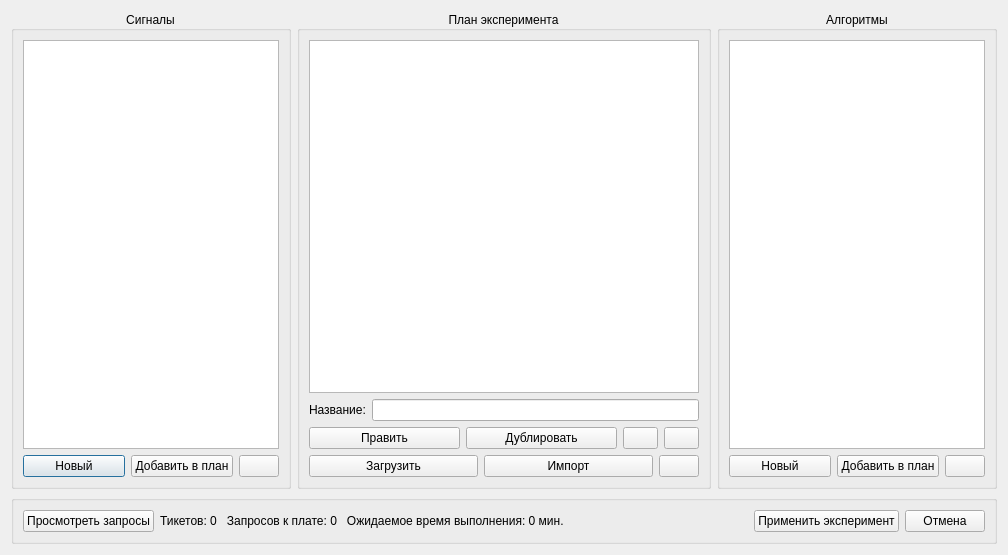
<?xml version="1.0" encoding="UTF-8"?>
<ui version="4.0">
 <class>Dialog</class>
 <widget class="QDialog" name="Dialog">
  <property name="geometry">
   <rect>
    <x>0</x>
    <y>0</y>
    <width>1008</width>
    <height>555</height>
   </rect>
  </property>
  <property name="windowTitle">
   <string>План эксперимента</string>
  </property>
  <layout class="QVBoxLayout" name="verticalLayout_6">
   <item>
    <layout class="QVBoxLayout" name="verticalLayout">
     <item>
      <layout class="QHBoxLayout" name="horizontalLayout_3" stretch="0,1,0">
       <item>
        <widget class="QGroupBox" name="groupBox">
         <property name="title">
          <string>Сигналы</string>
         </property>
         <property name="alignment">
          <set>Qt::AlignCenter</set>
         </property>
         <layout class="QVBoxLayout" name="verticalLayout_4">
          <item>
           <layout class="QVBoxLayout" name="verticalLayout_2">
            <item>
             <widget class="QListView" name="exp_list"/>
            </item>
            <item>
             <layout class="QHBoxLayout" name="horizontalLayout_4" stretch="1,1,0">
              <item>
               <widget class="QPushButton" name="button_new_signal">
                <property name="text">
                 <string>Новый</string>
                </property>
               </widget>
              </item>
              <item>
               <widget class="QPushButton" name="button_add_exp">
                <property name="text">
                 <string>Добавить в план</string>
                </property>
               </widget>
              </item>
              <item>
               <widget class="QPushButton" name="button_delete">
                <property name="text">
                 <string/>
                </property>
                <property name="icon">
                 <iconset>
                  <normaloff>../icons/delete-bin-line.svg</normaloff>../icons/delete-bin-line.svg</iconset>
                </property>
               </widget>
              </item>
             </layout>
            </item>
           </layout>
          </item>
         </layout>
        </widget>
       </item>
       <item>
        <widget class="QGroupBox" name="groupBox_2">
         <property name="title">
          <string>План эксперимента</string>
         </property>
         <property name="alignment">
          <set>Qt::AlignCenter</set>
         </property>
         <layout class="QVBoxLayout" name="verticalLayout_5">
          <item>
           <layout class="QVBoxLayout" name="verticalLayout_3">
            <item>
             <widget class="QListView" name="plan_list"/>
            </item>
            <item>
             <layout class="QHBoxLayout" name="horizontalLayout">
              <item>
               <widget class="QLabel" name="label">
                <property name="text">
                 <string>Название:</string>
                </property>
               </widget>
              </item>
              <item>
               <widget class="QLineEdit" name="exp_name"/>
              </item>
             </layout>
            </item>
            <item>
             <layout class="QHBoxLayout" name="horizontalLayout_6" stretch="1,1,0,0">
              <item>
               <widget class="QPushButton" name="button_edit_ticket">
                <property name="text">
                 <string>Править</string>
                </property>
               </widget>
              </item>
              <item>
               <widget class="QPushButton" name="button_duplicate">
                <property name="text">
                 <string>Дублировать</string>
                </property>
               </widget>
              </item>
              <item>
               <widget class="QPushButton" name="button_up_plan">
                <property name="sizePolicy">
                 <sizepolicy hsizetype="Minimum" vsizetype="Fixed">
                  <horstretch>0</horstretch>
                  <verstretch>0</verstretch>
                 </sizepolicy>
                </property>
                <property name="maximumSize">
                 <size>
                  <width>35</width>
                  <height>16777215</height>
                 </size>
                </property>
                <property name="text">
                 <string/>
                </property>
                <property name="icon">
                 <iconset>
                  <normaloff>../icons/arrow-up-line.svg</normaloff>../icons/arrow-up-line.svg</iconset>
                </property>
               </widget>
              </item>
              <item>
               <widget class="QPushButton" name="button_down_plan">
                <property name="sizePolicy">
                 <sizepolicy hsizetype="Minimum" vsizetype="Fixed">
                  <horstretch>0</horstretch>
                  <verstretch>0</verstretch>
                 </sizepolicy>
                </property>
                <property name="minimumSize">
                 <size>
                  <width>0</width>
                  <height>0</height>
                 </size>
                </property>
                <property name="maximumSize">
                 <size>
                  <width>35</width>
                  <height>16777215</height>
                 </size>
                </property>
                <property name="text">
                 <string/>
                </property>
                <property name="icon">
                 <iconset>
                  <normaloff>../icons/arrow-down-line.svg</normaloff>../icons/arrow-down-line.svg</iconset>
                </property>
               </widget>
              </item>
             </layout>
            </item>
            <item>
             <layout class="QHBoxLayout" name="horizontalLayout_5" stretch="1,1,0">
              <item>
               <widget class="QPushButton" name="button_load_exp">
                <property name="text">
                 <string>Загрузить</string>
                </property>
               </widget>
              </item>
              <item>
               <widget class="QPushButton" name="button_import">
                <property name="text">
                 <string>Импорт</string>
                </property>
               </widget>
              </item>
              <item>
               <widget class="QPushButton" name="button_delete_plan">
                <property name="text">
                 <string/>
                </property>
                <property name="icon">
                 <iconset>
                  <normaloff>../icons/delete-bin-line.svg</normaloff>../icons/delete-bin-line.svg</iconset>
                </property>
               </widget>
              </item>
             </layout>
            </item>
           </layout>
          </item>
         </layout>
        </widget>
       </item>
       <item>
        <widget class="QGroupBox" name="groupBox_3">
         <property name="title">
          <string>Алгоритмы</string>
         </property>
         <property name="alignment">
          <set>Qt::AlignCenter</set>
         </property>
         <layout class="QVBoxLayout" name="verticalLayout_7">
          <item>
           <widget class="QListView" name="listView"/>
          </item>
          <item>
           <layout class="QHBoxLayout" name="horizontalLayout_7" stretch="1,1,0">
            <item>
             <widget class="QPushButton" name="pushButton">
              <property name="text">
               <string>Новый</string>
              </property>
             </widget>
            </item>
            <item>
             <widget class="QPushButton" name="pushButton_3">
              <property name="text">
               <string>Добавить в план</string>
              </property>
             </widget>
            </item>
            <item>
             <widget class="QPushButton" name="pushButton_2">
              <property name="text">
               <string/>
              </property>
              <property name="icon">
               <iconset>
                <normaloff>../icons/delete-bin-line.svg</normaloff>../icons/delete-bin-line.svg</iconset>
              </property>
             </widget>
            </item>
           </layout>
          </item>
         </layout>
        </widget>
       </item>
      </layout>
     </item>
     <item>
      <widget class="QGroupBox" name="groupBox_4">
       <property name="title">
        <string/>
       </property>
       <layout class="QHBoxLayout" name="horizontalLayout_10">
        <item>
         <widget class="QPushButton" name="button_view_requets">
          <property name="text">
           <string>Просмотреть запросы</string>
          </property>
         </widget>
        </item>
        <item>
         <widget class="QLabel" name="label_count_tasks">
          <property name="text">
           <string>Тикетов: 0   Запросов к плате: 0   Ожидаемое время выполнения: 0 мин.</string>
          </property>
         </widget>
        </item>
        <item>
         <spacer name="horizontalSpacer_2">
          <property name="orientation">
           <enum>Qt::Horizontal</enum>
          </property>
          <property name="sizeHint" stdset="0">
           <size>
            <width>40</width>
            <height>20</height>
           </size>
          </property>
         </spacer>
        </item>
        <item>
         <widget class="QPushButton" name="button_apply_exp">
          <property name="text">
           <string>Применить эксперимент</string>
          </property>
         </widget>
        </item>
        <item>
         <widget class="QPushButton" name="button_cancel_exp">
          <property name="text">
           <string>Отмена</string>
          </property>
         </widget>
        </item>
       </layout>
      </widget>
     </item>
     <item>
      <layout class="QHBoxLayout" name="horizontalLayout_9"/>
     </item>
    </layout>
   </item>
  </layout>
 </widget>
 <resources/>
 <connections/>
</ui>
